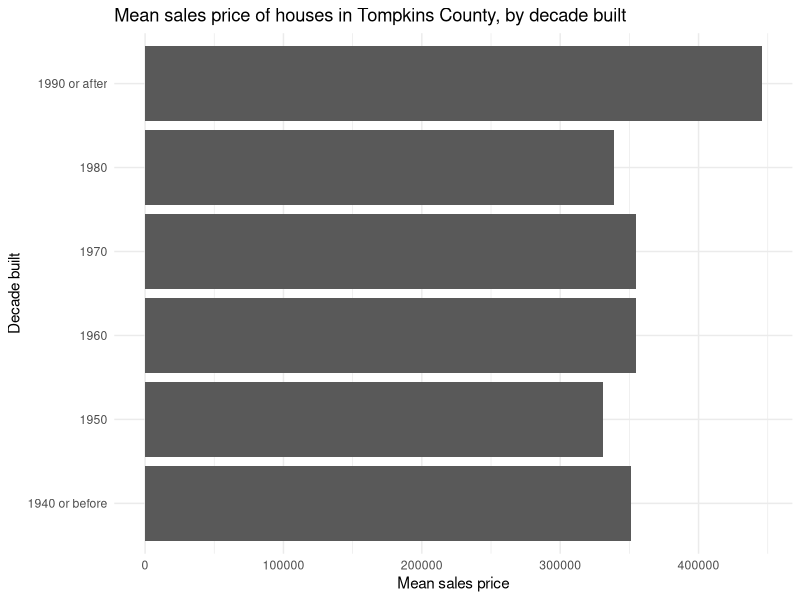
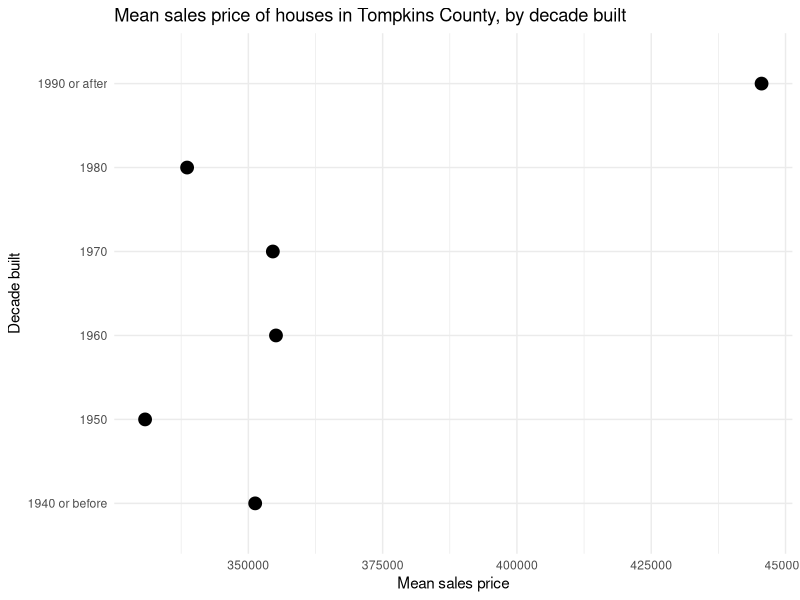
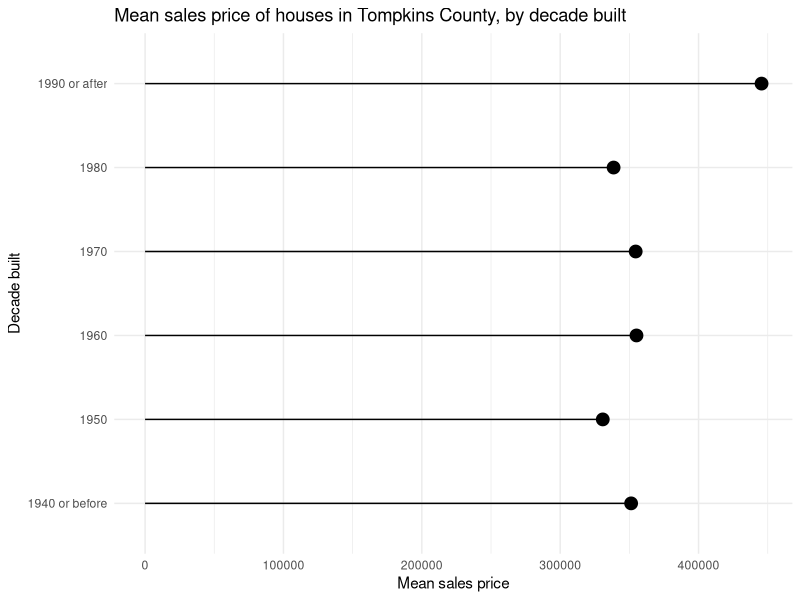

R code for these plots, in order:
## ---- chunk 1
#| label: packages

library(tidyverse)

# set default theme to minimal - reduce extraneous background ink
theme_set(theme_minimal())

options(scipen = 999)
## ---- chunk 2
#| label: load-tompkins

tompkins <- read_csv("data/tompkins-home-sales.csv")
## ---- chunk 3
#| label: mean-price-decade

# create decade variable
tompkins <- tompkins |>
  mutate(
    decade_built = (year_built %/% 10) * 10,
    decade_built_cat = case_when(
      decade_built <= 1940 ~ "1940 or before",
      decade_built >= 1990 ~ "1990 or after",
      .default = as.character(decade_built)
    )
  )

# calculate mean sales price by decade
mean_price_decade <- tompkins |>
  group_by(decade_built_cat) |>
  summarize(mean_price = mean(price))
mean_price_decade
## ---- chunk 4
#| label: bar-chart

ggplot(
  data = mean_price_decade,
  mapping = aes(x = mean_price, y = decade_built_cat)
) +
  geom_col() +
  labs(
    x = "Mean sales price", y = "Decade built",
    title = "Mean sales price of houses in Tompkins County, by decade built"
  )
## ---- chunk 5
#| label: dot-plot

ggplot(
  data = mean_price_decade,
  mapping = aes(x = mean_price, y = decade_built_cat)
) +
  geom_point(size = 4) +
  labs(
    x = "Mean sales price", y = "Decade built",
    title = "Mean sales price of houses in Tompkins County, by decade built"
  )
## ---- chunk 6
#| label: lollipop-chart

# add code here
ggplot(
  data = mean_price_decade,
  mapping = aes(x = mean_price, y = decade_built_cat)
) +
  geom_point(size = 4) +
  geom_segment(
    mapping = aes(
      xend = 0,
      yend = decade_built_cat)
  ) +
  labs(
    x = "Mean sales price", y = "Decade built",
    title = "Mean sales price of houses in Tompkins County, by decade built"
  )

